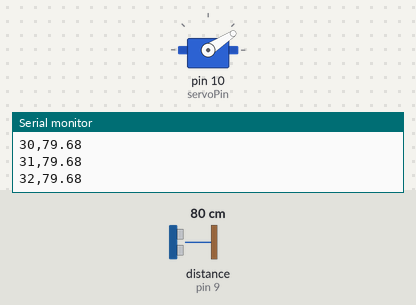
This sketch was run on a simulated Arduino Uno, built with avr-gcc and run on an emulated ATmega328P. Parts: servo, the last lines printed to the serial monitor. Wiring (inferred from the names in the program): ultrasonic range finder: trigger pin 8; echo pin 9. The inputs (shaded band) are chosen by the test bench; at power-on: distance to the obstacle (sensor on pin 9) 80 cm. The echo pulse lasts 58.3 µs per cm.

Above: at 1.2 s.
1.3 s: distance to the obstacle (sensor on pin 9) set to 299 cm
At 2.1 s:
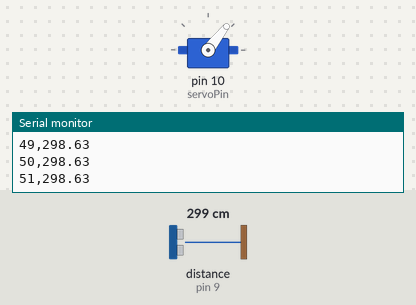
4.3 s: distance to the obstacle (sensor on pin 9) set to 2 cm
At 4.76 s:
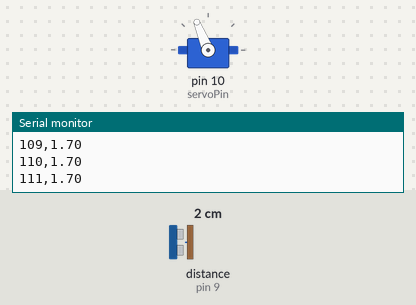
Timing chart, 0 to 13.3 s (numbered marks = the images above; inputs shaded):
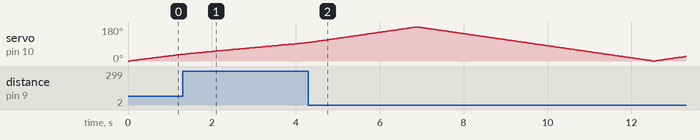

The sketch:

radar_hcsr04_servo.ino
```cpp
#include <Servo.h>

// Pines del sensor ultrasónico HC-SR04
const int trigPin = 8;
const int echoPin = 9;

// Pin del servo
const int servoPin = 10;

Servo miServo;

long duracion;
float distanciaCm;

void setup() {
  Serial.begin(9600);

  pinMode(trigPin, OUTPUT);
  pinMode(echoPin, INPUT);

  miServo.attach(servoPin);

  Serial.println("Radar con Servo y HC-SR04");
  Serial.println("Angulo,Distancia_cm");
}

void loop() {
  // Barrido de 0 a 180 grados
  for (int angulo = 0; angulo <= 180; angulo++) {
    miServo.write(angulo);
    delay(30); // Tiempo para que el servo se mueva

    distanciaCm = medirDistancia();

    Serial.print(angulo);
    Serial.print(",");
    Serial.println(distanciaCm);
  }

  // Barrido de 180 a 0 grados
  for (int angulo = 180; angulo >= 0; angulo--) {
    miServo.write(angulo);
    delay(30);

    distanciaCm = medirDistancia();

    Serial.print(angulo);
    Serial.print(",");
    Serial.println(distanciaCm);
  }
}

// Función para medir distancia con el HC-SR04
float medirDistancia() {
  digitalWrite(trigPin, LOW);
  delayMicroseconds(2);

  digitalWrite(trigPin, HIGH);
  delayMicroseconds(10);
  digitalWrite(trigPin, LOW);

  // Timeout de 30 ms para evitar bloqueos
  duracion = pulseIn(echoPin, HIGH, 30000);

  // Si no detecta eco, regresa 0
  if (duracion == 0) {
    return 0;
  }

  // Calcular distancia en centímetros
  float distancia = duracion * 0.0343 / 2;

  return distancia;
}
```
